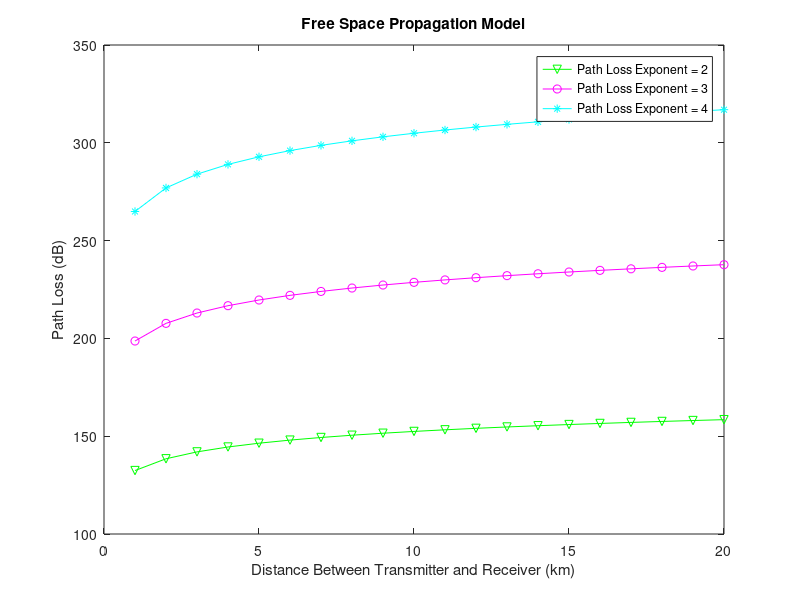

MATLAB code to generate this figure:
% Free Space Propogation Loss

% Close and clear previous graphs
close all
clear all

% Knowns:
    % Carrier frequency (MHz)
      f=900;
    % Speed of light (m/s)
      c=3*10^8;
    % Wavelength = speed of light / carrier frequency
      lambda=c/f;
    % Distances (in km)
      d=0:1:20;
    % Gain of transmitter and receiver are unity
      Gt=1;
      Gr=1;
    % System losses are unity
      L=1;

% Equations:
    % Path loss equation in free space
    % Path loss exponent in free space = 2
      PL_dB=20*log10(d)+20*log10(lambda)+20*log10(4*pi);
    % Path loss when path loss exponent equals 3
      PL3=PL_dB*1.5;
    % Path loss when path loss exponent equals 4
      PL4=PL_dB*2;

% Graphing Free Space Propogation Loss
    % Plot path loss
      plot(d,PL_dB,'-vg',d,PL3,'-om',d,PL4,'-*c');
    % Label x and y axis
      xlabel('Distance Between Transmitter and Receiver (km)');
      ylabel('Path Loss (dB)');
    % Set title
      title('Free Space Propagation Model');
    % Create legend
      legend('Path Loss Exponent = 2','Path Loss Exponent = 3','Path Loss Exponent = 4');
